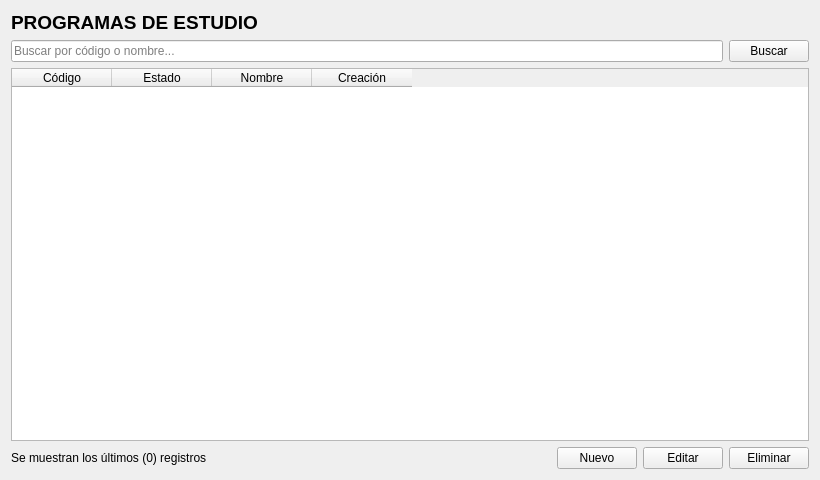
<?xml version="1.0" encoding="UTF-8"?>
<ui version="4.0">
 <class>Form</class>
 <widget class="QWidget" name="Form">
  <property name="geometry">
   <rect>
    <x>0</x>
    <y>0</y>
    <width>820</width>
    <height>480</height>
   </rect>
  </property>
  <property name="windowTitle">
   <string>Cat&#225;logo de Programas de Estudio</string>
  </property>
  <layout class="QVBoxLayout" name="verticalLayout">
   <item>
    <widget class="QLabel" name="label">
     <property name="font">
      <font>
       <pointsize>14</pointsize>
       <bold>true</bold>
      </font>
     </property>
     <property name="text">
      <string>PROGRAMAS DE ESTUDIO</string>
     </property>
    </widget>
   </item>
   <item>
    <layout class="QHBoxLayout" name="layout_busqueda">
     <item>
      <widget class="QLineEdit" name="txt_buscar">
       <property name="placeholderText">
        <string>Buscar por c&#243;digo o nombre...</string>
       </property>
      </widget>
     </item>
     <item>
      <widget class="QPushButton" name="btn_buscar">
       <property name="text">
        <string>Buscar</string>
       </property>
      </widget>
     </item>
    </layout>
   </item>
   <item>
    <widget class="QTableWidget" name="tbl_programas">
     <column>
      <property name="text">
       <string>C&#243;digo</string>
      </property>
     </column>
     <column>
      <property name="text">
       <string>Estado</string>
      </property>
     </column>
     <column>
      <property name="text">
       <string>Nombre</string>
      </property>
     </column>
     <column>
      <property name="text">
       <string>Creaci&#243;n</string>
      </property>
     </column>
     <property name="selectionMode">
      <enum>QAbstractItemView::SingleSelection</enum>
     </property>
     <property name="selectionBehavior">
      <enum>QAbstractItemView::SelectRows</enum>
     </property>
     <property name="alternatingRowColors">
      <bool>true</bool>
     </property>
     <attribute name="verticalHeaderVisible">
      <bool>false</bool>
     </attribute>
    </widget>
   </item>
   <item>
    <layout class="QHBoxLayout" name="layout_inferior">
     <item>
      <widget class="QLabel" name="label_2">
       <property name="text">
        <string>Se muestran los &#250;ltimos (0) registros</string>
       </property>
      </widget>
     </item>
     <item>
      <spacer name="espaciador">
       <property name="orientation">
        <enum>Qt::Horizontal</enum>
       </property>
       <property name="sizeHint" stdset="0">
        <size>
         <width>40</width>
         <height>20</height>
        </size>
       </property>
      </spacer>
     </item>
     <item>
      <widget class="QPushButton" name="btn_nuevo">
       <property name="text">
        <string>Nuevo</string>
       </property>
      </widget>
     </item>
     <item>
      <widget class="QPushButton" name="btn_editar">
       <property name="text">
        <string>Editar</string>
       </property>
      </widget>
     </item>
     <item>
      <widget class="QPushButton" name="btn_eliminar">
       <property name="text">
        <string>Eliminar</string>
       </property>
      </widget>
     </item>
    </layout>
   </item>
  </layout>
 </widget>
 <resources/>
 <connections/>
</ui>
